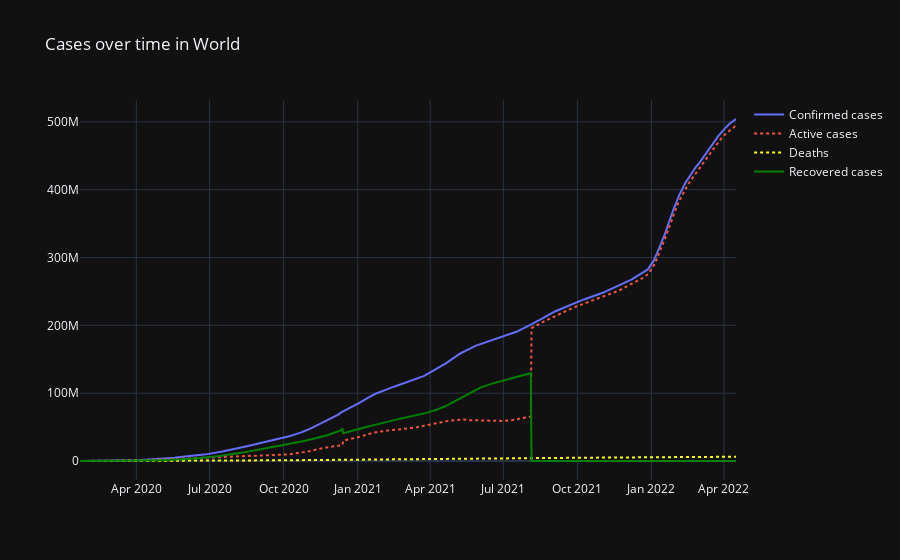

Here is the notebook cell this chart was saved with:
### Code cell
df['Active'] = df['Confirmed']-(df['Recovered'] + df['Deaths'])
Data_Nepal = df.groupby('Date')['Confirmed','Recovered', 'Deaths','Active'].sum().reset_index()
Data_Nepal['Date'] = pd.to_datetime(Data_Nepal['Date'])

fig = go.Figure()
fig.add_trace(go.Scatter(x=Data_Nepal['Date'], y=Data_Nepal['Confirmed'],
                    mode='lines',
                    name='Confirmed cases'))

fig.add_trace(go.Scatter(x=Data_Nepal['Date'], y=Data_Nepal['Active'],
                    mode='lines',
                    name='Active cases',line=dict( dash='dot')))
fig.add_trace(go.Scatter(x=Data_Nepal['Date'], y=Data_Nepal['Deaths'],name='Deaths',
                                   marker_color='yellow',mode='lines',line=dict( dash='dot') ))
fig.add_trace(go.Scatter(x=Data_Nepal['Date'], y=Data_Nepal['Recovered'],
                    mode='lines',
                    name='Recovered cases',marker_color='green'))
fig.update_layout(
    title='Cases over time in World',
    template='plotly_dark',

)

fig.show()

### Figure 1 — Plotly figure (JSON) as saved in the notebook; plotly's stock layout.template omitted (floating-point values rounded to 4 significant figures; data arrays with more than 128 entries replaced by an {"elided": "..."} marker saying what was removed)
{"data": [{"mode": "lines", "name": "Confirmed cases", "type": "scatter", "x": {"elided": "816 str values"}, "y": {"elided": "816 int values"}}, {"line": {"dash": "dot"}, "mode": "lines", "name": "Active cases", "type": "scatter", "x": {"elided": "816 str values"}, "y": {"elided": "816 int values"}}, {"line": {"dash": "dot"}, "marker": {"color": "yellow"}, "mode": "lines", "name": "Deaths", "type": "scatter", "x": {"elided": "816 str values"}, "y": {"elided": "816 int values"}}, {"marker": {"color": "green"}, "mode": "lines", "name": "Recovered cases", "type": "scatter", "x": {"elided": "816 str values"}, "y": {"elided": "816 int values"}}], "layout": {"title": {"text": "Cases over time in World"}}}
